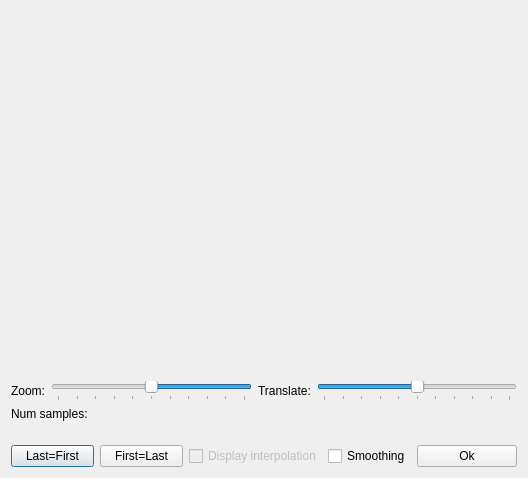
<?xml version="1.0" encoding="UTF-8"?>
<ui version="4.0">
 <class>CurveEditDialog</class>
 <widget class="QDialog" name="CurveEditDialog">
  <property name="geometry">
   <rect>
    <x>0</x>
    <y>0</y>
    <width>528</width>
    <height>478</height>
   </rect>
  </property>
  <property name="windowTitle">
   <string>Curve edit</string>
  </property>
  <property name="modal">
   <bool>true</bool>
  </property>
  <layout class="QGridLayout" name="gridLayout">
   <item row="0" column="0" colspan="2">
    <widget class="QWidget" name="curveWidget" native="true">
     <property name="sizePolicy">
      <sizepolicy hsizetype="Expanding" vsizetype="Expanding">
       <horstretch>0</horstretch>
       <verstretch>0</verstretch>
      </sizepolicy>
     </property>
     <property name="toolTip">
      <string>Left click to add points.
Right click to remove points.</string>
     </property>
     <property name="autoFillBackground">
      <bool>false</bool>
     </property>
    </widget>
   </item>
   <item row="1" column="0" colspan="2">
    <layout class="QHBoxLayout" name="horizontalLayout_3">
     <item>
      <widget class="QLabel" name="label_2">
       <property name="text">
        <string>Zoom:</string>
       </property>
      </widget>
     </item>
     <item>
      <widget class="QSlider" name="sizeVerticalSlider">
       <property name="toolTip">
        <string>Scale curve</string>
       </property>
       <property name="maximum">
        <number>10000</number>
       </property>
       <property name="pageStep">
        <number>1000</number>
       </property>
       <property name="value">
        <number>5000</number>
       </property>
       <property name="orientation">
        <enum>Qt::Horizontal</enum>
       </property>
       <property name="invertedAppearance">
        <bool>true</bool>
       </property>
       <property name="invertedControls">
        <bool>false</bool>
       </property>
       <property name="tickPosition">
        <enum>QSlider::TicksBelow</enum>
       </property>
       <property name="tickInterval">
        <number>1000</number>
       </property>
      </widget>
     </item>
     <item>
      <widget class="QLabel" name="label_3">
       <property name="text">
        <string>Translate:</string>
       </property>
      </widget>
     </item>
     <item>
      <widget class="QSlider" name="posVerticalSlider">
       <property name="toolTip">
        <string>Position curve</string>
       </property>
       <property name="maximum">
        <number>5000</number>
       </property>
       <property name="pageStep">
        <number>500</number>
       </property>
       <property name="value">
        <number>2500</number>
       </property>
       <property name="orientation">
        <enum>Qt::Horizontal</enum>
       </property>
       <property name="tickPosition">
        <enum>QSlider::TicksBelow</enum>
       </property>
       <property name="tickInterval">
        <number>500</number>
       </property>
      </widget>
     </item>
    </layout>
   </item>
   <item row="2" column="0">
    <widget class="QLabel" name="label">
     <property name="text">
      <string>Num samples:</string>
     </property>
    </widget>
   </item>
   <item row="2" column="1" rowspan="2">
    <widget class="QToolButton" name="centerToolButton">
     <property name="enabled">
      <bool>false</bool>
     </property>
     <property name="minimumSize">
      <size>
       <width>32</width>
       <height>32</height>
      </size>
     </property>
     <property name="maximumSize">
      <size>
       <width>32</width>
       <height>32</height>
      </size>
     </property>
     <property name="text">
      <string/>
     </property>
     <property name="icon">
      <iconset resource="object_viewer.qrc">
       <normaloff>:/images/refresh.png</normaloff>:/images/refresh.png</iconset>
     </property>
     <property name="autoRaise">
      <bool>true</bool>
     </property>
    </widget>
   </item>
   <item row="3" column="0">
    <widget class="NLQT::CEditRangeUIntWidget" name="numSamplesWidget" native="true"/>
   </item>
   <item row="4" column="0" colspan="2">
    <layout class="QHBoxLayout" name="horizontalLayout">
     <item>
      <widget class="QPushButton" name="lastFirstPushButton">
       <property name="sizePolicy">
        <sizepolicy hsizetype="Preferred" vsizetype="Fixed">
         <horstretch>0</horstretch>
         <verstretch>0</verstretch>
        </sizepolicy>
       </property>
       <property name="text">
        <string>Last=First</string>
       </property>
      </widget>
     </item>
     <item>
      <widget class="QPushButton" name="firstLastPushButton">
       <property name="sizePolicy">
        <sizepolicy hsizetype="Preferred" vsizetype="Fixed">
         <horstretch>0</horstretch>
         <verstretch>0</verstretch>
        </sizepolicy>
       </property>
       <property name="text">
        <string>First=Last</string>
       </property>
      </widget>
     </item>
     <item>
      <widget class="QCheckBox" name="interpolationCheckBox">
       <property name="enabled">
        <bool>false</bool>
       </property>
       <property name="text">
        <string>Display interpolation</string>
       </property>
      </widget>
     </item>
     <item>
      <widget class="QCheckBox" name="smoothingCheckBox">
       <property name="text">
        <string>Smoothing</string>
       </property>
      </widget>
     </item>
     <item>
      <widget class="QPushButton" name="pushButton">
       <property name="sizePolicy">
        <sizepolicy hsizetype="Preferred" vsizetype="Fixed">
         <horstretch>0</horstretch>
         <verstretch>0</verstretch>
        </sizepolicy>
       </property>
       <property name="minimumSize">
        <size>
         <width>100</width>
         <height>0</height>
        </size>
       </property>
       <property name="maximumSize">
        <size>
         <width>100</width>
         <height>16777215</height>
        </size>
       </property>
       <property name="text">
        <string>Ok</string>
       </property>
      </widget>
     </item>
    </layout>
   </item>
  </layout>
 </widget>
 <customwidgets>
  <customwidget>
   <class>NLQT::CEditRangeUIntWidget</class>
   <extends>QWidget</extends>
   <header>edit_range_widget.h</header>
   <container>1</container>
  </customwidget>
 </customwidgets>
 <resources>
  <include location="object_viewer.qrc"/>
 </resources>
 <connections>
  <connection>
   <sender>pushButton</sender>
   <signal>clicked()</signal>
   <receiver>CurveEditDialog</receiver>
   <slot>accept()</slot>
   <hints>
    <hint type="sourcelabel">
     <x>463</x>
     <y>401</y>
    </hint>
    <hint type="destinationlabel">
     <x>373</x>
     <y>402</y>
    </hint>
   </hints>
  </connection>
 </connections>
</ui>
